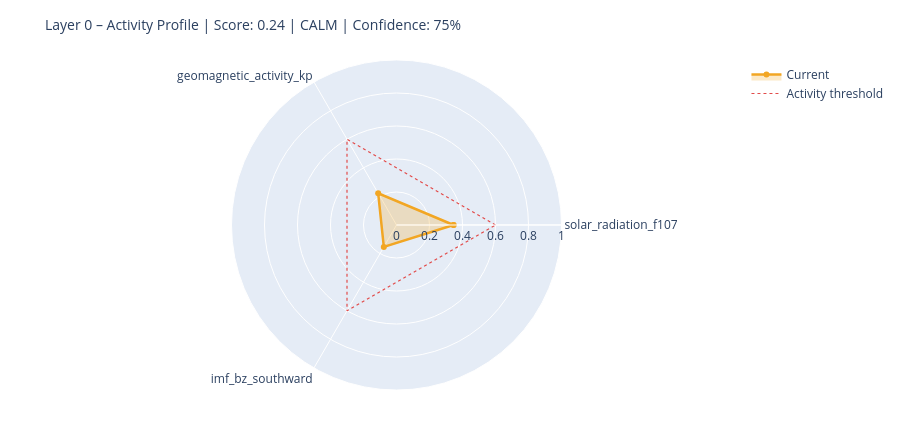

The cell this chart's notebook holds for it:
### Markdown cell above
---
## 6. State Assessment & Handoff to Layer 1

### Code cell
# ============================================================
# STEP 1 – Collect raw values with source modes
# Mode: 'primary' | 'fallback_3h' | 'last_valid' | 'missing'
# ============================================================

def safe_last(df, col):
    if df is None or col not in df.columns: return None
    s = df[col].dropna()
    return float(s.iloc[-1]) if not s.empty else None

f107_now = safe_last(df_f107, 'f10.7')
bz_now   = safe_last(df_mag,  'bz_gsm')
kp_now   = safe_last(df_kp,   'kp')
sw_now   = safe_last(df_sw,   'speed')

source_modes = {
    'F10.7':    'primary'  if f107_now is not None else 'missing',
    'Kp':       'primary'  if kp_now   is not None else 'missing',
    'IMF_Bz':   'primary'  if bz_now   is not None else 'missing',
    'SW_speed': 'primary'  if sw_now   is not None else 'missing',
}

# Kp Fallback – 3h endpoint
if kp_now is None:
    try:
        r = requests.get(
            'https://services.swpc.noaa.gov/json/noaa-planetary-k-index.json',
            timeout=10)
        r.raise_for_status()
        fb = pd.DataFrame(r.json())
        tc = next((c for c in fb.columns if 'time' in c.lower()), fb.columns[0])
        kc = next((c for c in fb.columns if 'kp' in c.lower() and c != tc), None)
        if kc:
            fb[kc] = fb[kc].astype(str).str.extract(r'([0-9]+(?:\.[0-9]*)?)')[0]
            fb[kc] = pd.to_numeric(fb[kc], errors='coerce')
            fb = fb[fb[kc] >= 0].dropna(subset=[kc])
            if not fb.empty:
                kp_now = float(fb[kc].iloc[-1])
                source_modes['Kp'] = 'fallback_3h'
                print(f'  Kp fallback (3h): {kp_now:.1f}')
    except Exception as e:
        print(f'  Kp fallback failed: {e}')

# Solar Wind Fallback – last valid value
if sw_now is None and df_sw is not None and 'speed' in df_sw.columns:
    s = df_sw['speed'].dropna()
    if not s.empty:
        sw_now = float(s.iloc[-1])
        source_modes['SW_speed'] = 'last_valid'
        print(f'  SW fallback (last_valid): {sw_now:.0f} km/s')

print()
print('Source modes:', source_modes)

# ============================================================
# STEP 2 – Score from available components only
# ============================================================

def norm(v, lo, hi):
    if v is None: return None
    return max(0.0, min(1.0, (v - lo) / (hi - lo)))

COMPONENTS = {
    'solar_radiation_f107':    (f107_now, norm(f107_now, 60, 250)),
    'geomagnetic_activity_kp': (kp_now,   norm(kp_now,   0,   9)),
    'imf_bz_southward':        (bz_now,   norm(-(bz_now or 0) if bz_now else None, -5, 30)
                                           if bz_now is not None else None),
    'solar_wind_speed':        (sw_now,   norm(sw_now, 300, 800)),
}

available   = {k: v[1] for k, v in COMPONENTS.items() if v[1] is not None}
unavailable = [k for k, v in COMPONENTS.items() if v[1] is None]

layer0_score = round(sum(available.values()) / len(available), 4) if available else None
confidence   = round(len(available) / len(COMPONENTS), 2)

level = ('unknown'  if layer0_score is None
         else 'calm'     if layer0_score < 0.3
         else 'moderate' if layer0_score < 0.6
         else 'active')

# ============================================================
# STEP 3 – Dominant Driver
# ============================================================

def dominant_driver(kp, f107, bz, sw):
    candidates = []
    if kp   is not None and kp   >= 4:   candidates.append(('geomagnetic',    kp / 9))
    if sw   is not None and sw   >= 500:  candidates.append(('solar_wind',     sw / 800))
    if bz   is not None and bz   <= -5:   candidates.append(('imf_southward',  abs(bz) / 30))
    if f107 is not None and f107 >= 150:  candidates.append(('solar_radiation',f107 / 250))
    return max(candidates, key=lambda x: x[1])[0] if candidates else 'none'

driver = dominant_driver(kp_now, f107_now, bz_now, sw_now)

# ============================================================
# STEP 4 – Downstream expectations
# ============================================================

def downstream_expectation(driver, score, kp, bz, f107):
    exp = {
        'magnetosphere':        'calm',
        'ionosphere':           'calm',
        'schumann_resonance':   'unchanged',
        'lithosphere_currents': 'low',
    }
    if driver == 'geomagnetic' or (kp and kp >= 5):
        exp['magnetosphere']        = 'compressed / storm'
        exp['ionosphere']           = 'elevated disturbance (TEC variability)'
        exp['schumann_resonance']   = 'elevated amplitude possible'
        exp['lithosphere_currents'] = 'elevated induction currents'
    elif driver == 'imf_southward' or (bz and bz <= -5):
        exp['magnetosphere']        = 'energy coupling active'
        exp['ionosphere']           = 'elevated electron density possible'
        exp['schumann_resonance']   = 'slight modulation possible'
    elif driver == 'solar_radiation' or (f107 and f107 >= 150):
        exp['ionosphere']           = 'elevated ionization (F-layer)'
        exp['schumann_resonance']   = 'slightly elevated background activity'
    return exp

downstream = downstream_expectation(driver, layer0_score, kp_now, bz_now, f107_now)

# ============================================================
# CONSOLE OUTPUT
# ============================================================

W = 58
print('=' * W)
print('LAYER 0 – STATE ASSESSMENT')
print('=' * W)
for name, (raw_v, score_v) in COMPONENTS.items():
    if score_v is not None:
        bar = '█' * int(score_v * 20) + '░' * (20 - int(score_v * 20))
        print(f'  {name:<35}  {bar}  {score_v:.2f}')
    else:
        print(f'  {name:<35}  {"─" * 20}  n/a')
print('-' * W)
print(f'  Score ({len(available)}/{len(COMPONENTS)} components):  {layer0_score:.3f}')
print(f'  Confidence:         {confidence:.0%}')
print(f'  Level:              {level.upper()}')
print(f'  Dominant Driver:    {driver}')

# Radar chart
cats = list(available.keys())
vals = list(available.values())
if len(cats) >= 3:
    fig = go.Figure()
    fig.add_trace(go.Scatterpolar(
        r=vals + [vals[0]], theta=cats + [cats[0]],
        fill='toself', fillcolor='rgba(242,166,35,0.25)',
        line=dict(color='#F2A623', width=2.5), name='Current'
    ))
    fig.add_trace(go.Scatterpolar(
        r=[0.6] * (len(cats) + 1), theta=cats + [cats[0]],
        line=dict(color='#E24B4A', dash='dot', width=1.2),
        mode='lines', name='Activity threshold'
    ))
    fig.update_layout(
        title=dict(text=f'Layer 0 – Activity Profile | Score: {layer0_score:.2f} | {level.upper()} | Confidence: {confidence:.0%}',
                   font=dict(size=14)),
        polar=dict(radialaxis=dict(visible=True, range=[0, 1])),
        height=430, showlegend=True,
        margin=dict(l=60, r=60, t=60, b=40)
    )
    fig.show()

### Figure 1 — Plotly figure (JSON) as saved in the notebook; plotly's stock layout.template omitted (floating-point values rounded to 4 significant figures)
{"data": [{"fill": "toself", "fillcolor": "rgba(242,166,35,0.25)", "line": {"color": "#F2A623", "width": 2.5}, "name": "Current", "r": [0.3457, 0.2222, 0.1537, 0.3457], "theta": ["solar_radiation_f107", "geomagnetic_activity_kp", "imf_bz_southward", "solar_radiation_f107"], "type": "scatterpolar"}, {"line": {"color": "#E24B4A", "dash": "dot", "width": 1.2}, "mode": "lines", "name": "Activity threshold", "r": [0.6, 0.6, 0.6, 0.6], "theta": ["solar_radiation_f107", "geomagnetic_activity_kp", "imf_bz_southward", "solar_radiation_f107"], "type": "scatterpolar"}], "layout": {"height": 430, "margin": {"b": 40, "l": 60, "r": 60, "t": 60}, "polar": {"radialaxis": {"range": [0, 1], "visible": true}}, "showlegend": true, "title": {"font": {"size": 14}, "text": "Layer 0 – Activity Profile | Score: 0.24 | CALM | Confidence: 75%"}}}
